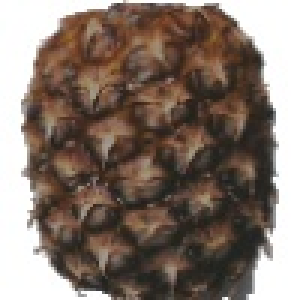
#> input picture kmeans/0/Pineapple (05).jpg, 100 x 100 px, given as the content of the folder D:/Nhat/term_8/MDS/src/Mix, which was not available (shown 3 times larger)
$ python metadata.py
#> lines starting #> are read from the running program, lines starting #| are printed output that depends on the picture; after the words box and inside, x2 and y2 are one past the last pixel; in counts of white or black regions, pixels touching at a corner belong together; long printed decimals are rounded; pictures that were not available may be replaced by others from this repository, and a replacement may not be noted
#> further down, image is the input picture: shape (100, 100, 3); mean B, G, R 108.1, 117.8, 132.4
### feature.py
import cv2
import numpy as np
import pandas as pd
from sklearn.cluster import KMeans
from scipy.spatial.distance import cdist
import pickle
import os
import pysift

# [15 lines left out: functions average_BGR, average_HSV_simple, not called in this run]

def average_HSV(image):
    # Chuyển đổi ảnh từ BGR sang HSV
    image_hsv = cv2.cvtColor(image, cv2.COLOR_BGR2HSV)
#> image_hsv: shape (100, 100, 3); mean H, S, V 22.1, 68.1, 132.6

    # Lọc ra những điểm ảnh không phải màu đen
    lower_white = np.array([0, 0, 200])
    upper_white = np.array([180, 30, 255])
    mask = cv2.inRange(image_hsv, lower_white, upper_white)
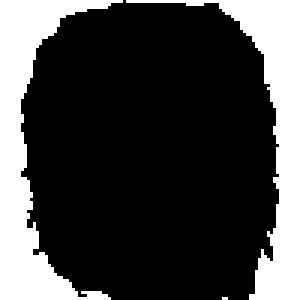
#> mask: shape (100, 100) (shown 3 times larger); 26% white; 3 white regions (1 under 20 px), largest, box (x1, y1, x2, y2) and area: (0, 0, 41, 100) 1372, (42, 0, 100, 100) 1226

    image_hsv_filtered = cv2.bitwise_and(image_hsv, image_hsv, mask=cv2.bitwise_not(mask))
#> image_hsv_filtered: shape (100, 100, 3); mean H, S, V 10.3, 67.7, 66.5

    # Tính trung bình của kênh H, S, V
    avg_hue = image_hsv_filtered[:, :, 0][image_hsv_filtered[:, :, 0] > 0].mean()
#> avg_hue = 14.02
    avg_saturation = image_hsv_filtered[:, :, 1][image_hsv_filtered[:, :, 1] > 0].mean()
#> avg_saturation = 91.75
    avg_value = image_hsv_filtered[:, :, 2][image_hsv_filtered[:, :, 2] > 0].mean()
#> avg_value = 89.93

    return avg_hue, avg_saturation, avg_value

def convert_to_gray(image):
    gray = cv2.cvtColor(image, cv2.COLOR_BGR2GRAY)
    return gray

def SIFT_2(image):
    _,descriptors = pysift.computeKeypointsAndDescriptors(image)
    return descriptors

# [77 lines left out: functions SIFT, kmeans_bow, create_features_bow, get_feature_bow, get_image_feature, not called in this run]


### cluster.py
import cv2
import numpy as np
import pandas as pd
import os
import shutil
from sklearn.cluster import KMeans
import feature

def kmeans_1(X, list_image_path, num_cluster=11):

    kmeans = KMeans(n_clusters=num_cluster, random_state=0)

    X = np.array(X)

    kmeans.fit(X)

    pred_label = kmeans.predict(X)

    output_dir = "D:\\Nhat\\term_8\\MDS\\src\\kmeans"

    if not os.path.exists(output_dir):
        os.makedirs(output_dir)

    dict = {}

    for i in range(len(list_image_path)):
        dict[list_image_path[i]] = pred_label[i]

    for i in range(num_cluster):
        folder_name = str(i)
        os.mkdir(
            os.path.join(
                "D:\\Nhat\\term_8\\MDS\\src\\kmeans", folder_name
            )
        )

    for key, value in dict.items():
        for dirname, child_folders, filenames in os.walk("kmeans"):
            for folder in child_folders:
                if str(value) == folder:
                    shutil.copy(key, os.path.join(dirname, folder))

    return kmeans.labels_, kmeans.cluster_centers_


# [43 lines left out: function kmeans_2, not called in this run]

### metadata.py
import cv2
import numpy as np
import pandas as pd
import os
import feature
import cluster

ROOT_PATH = "D:\\Nhat\\term_8\\MDS\\src\\Mix"
NUM_CLUSTER = 11

X = []

list_image = []
list_image_path = []
for dirname, _, filenames in os.walk("D:\\Nhat\\term_8\\MDS\\src\\Mix"):
    for filename in filenames:
        image_path = os.path.join(dirname, filename)
        image = cv2.imread(image_path)
        list_image_path.append(image_path)
        list_image.append(image)
        avg_HSV = feature.average_HSV(image)
#> avg_HSV = (14.02, 91.75, 89.93)
        print(avg_HSV)
#| (14.020, 91.750, 89.930)
        X.append(avg_HSV)


def clustering():

    props_kmeans_1 = cluster.kmeans_1(X, list_image_path, NUM_CLUSTER)
#> in kmeans_1, `X = np.array(X)`: X = [[14.02, 91.75, 89.93]]
    (labels, center_values) = props_kmeans_1

    output_dir = "D:\\Nhat\\term_8\\MDS\\src\\kmeans"

    # Tạo đường dẫn đến file
    output_file = os.path.join(output_dir, "cluster_labels.txt")

    # Mở file để ghi dữ liệu
    with open(output_file, "w") as file:
        # Ghi nhãn của từng điểm dữ liệu
        np.savetxt(file, labels, fmt="%d")

    output_file = os.path.join(output_dir, "cluster_center.txt")

    with open(output_file, "w") as file:
        # Ghi trung tâm của các cụm

        np.savetxt(file, center_values)

    # Thực hiện kmeans lần thứ hai
    if os.path.exists(output_dir):
        for i in range(NUM_CLUSTER):
            folder_path = os.path.join(output_dir, str(i))
            #mod = (len(os.listdir(folder_path)) - 1) // 13
            mod = (len(os.listdir(folder_path))) / 15
            if mod > round(mod):
                mod = round(mod) + 1
            else:
                mod = round(mod)
            if mod > 1:
                cluster.kmeans_2(folder_path, mod)


def metadata():

    for dirname, child_folders, filenames in os.walk("kmeans"):

        if len(child_folders) == 0:
            list_feature_image = []
            # Ghi metadata
            file_name = os.path.join(dirname, "metadata.txt")
            list_image_feature = feature.get_feature_bow(dirname)
            if not os.path.exists(file_name):  # Sửa từ 'exits' thành 'exists'
                # Ghi metadata vào file nếu file không tồn tại
                with open(file_name, "w") as file:
                    for key, value in list_image_feature.items():
                        file.write(f"{key}: {value}\n")

#> (the run stopped early here; a loop or call above may not have finished)

$ run again, on kmeans/1/Plum (06).jpg
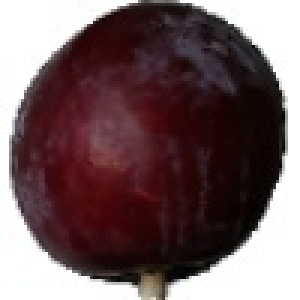
#> input picture kmeans/1/Plum (06).jpg, 100 x 100 px, given as the content of the folder D:/Nhat/term_8/MDS/src/Mix, which was not available (shown 3 times larger)
#> image is the input picture: shape (100, 100, 3); mean B, G, R 96.5, 94.2, 115.4
#> image_hsv: shape (100, 100, 3); mean H, S, V 96, 107.5, 115.5
#> in average_HSV, `mask = cv2.inRange(image_hsv, lower_white, upper_white)`:
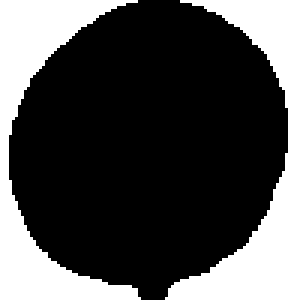
#> mask: shape (100, 100) (shown 3 times larger); 30% white; 2 white regions, box (x1, y1, x2, y2) and area: (55, 0, 100, 100) 1511, (0, 0, 47, 100) 1487
#> image_hsv_filtered: shape (100, 100, 3); mean H, S, V 86.6, 107.3, 39.6
#> avg_hue = 136
#> avg_saturation = 154.3
#> avg_value = 56.49
#> avg_HSV = (136, 154.3, 56.49)
#| (136.030, 154.321, 56.488)
#> X = [[136, 154.3, 56.49]]

$ run again, on kmeans/10/Eggplant (01).jpg
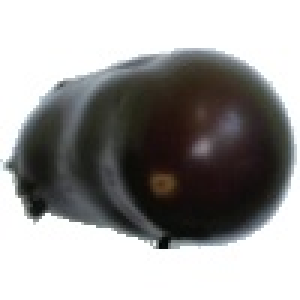
#> input picture kmeans/10/Eggplant (01).jpg, 100 x 100 px, given as the content of the folder D:/Nhat/term_8/MDS/src/Mix, which was not available (shown 3 times larger)
#> image is the input picture: shape (100, 100, 3); mean B, G, R 156.5, 157.5, 158.4
#> image_hsv: shape (100, 100, 3); mean H, S, V 40.4, 28.2, 160.2
#> in average_HSV, `mask = cv2.inRange(image_hsv, lower_white, upper_white)`:
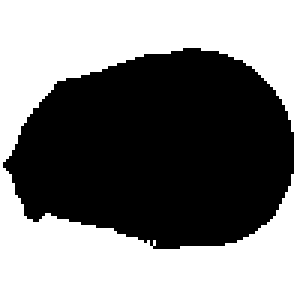
#> mask: shape (100, 100) (shown 3 times larger); 51.1% white; 1 black region, box (x1, y1, x2, y2) and area: (1, 16, 98, 83) 4886
#> image_hsv_filtered: shape (100, 100, 3); mean H, S, V 30, 27.8, 30.2
#> avg_hue = 65.04
#> avg_saturation = 57.27
#> avg_value = 61.89
#> avg_HSV = (65.04, 57.27, 61.89)
#| (65.045, 57.265, 61.890)
#> X = [[65.04, 57.27, 61.89]]
